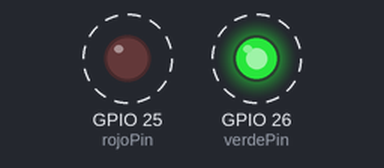
The sketch below on a simulated ESP32. Shown: output pins drawn as LEDs (lit = HIGH). Dashed ring = blinking. What the sketch prints to the serial monitor is not drawn.

Above: at 0.5 s.
Timing chart, 0 to 4.6 s (numbered marks = the images above):
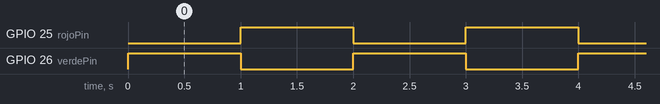

Measured:
- by itself, GPIO 25 (rojoPin), GPIO 26 (verdePin): alternates HIGH for 1.0 s and LOW for 1.0 s

The sketch:

Leccion_04_LED_2_Colores.ino
```cpp
// Placa "ESP32 Dev Module"

#define titleccion "Lección 4 LED de dos colores"

int verdePin = 26;
int rojoPin = 25;

void setup()
{
  Serial.begin(115200);
  Serial.println();
  Serial.println(titleccion);

  pinMode(verdePin,OUTPUT);
  pinMode(rojoPin,OUTPUT);
}

void loop() {

  digitalWrite(verdePin, HIGH);
  digitalWrite(rojoPin, LOW);
  delay(1000);
  digitalWrite(verdePin, LOW);
  digitalWrite(rojoPin, HIGH);
  delay(1000);

}
```
